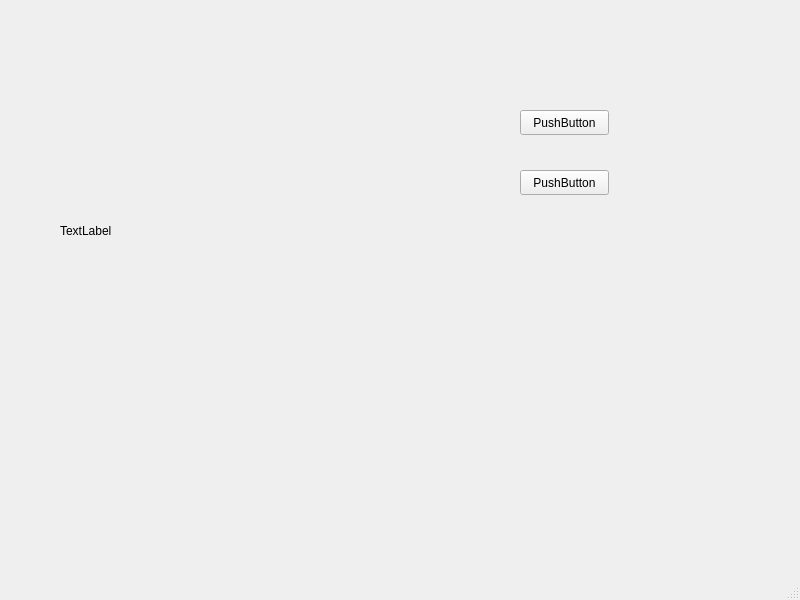
<?xml version="1.0" encoding="UTF-8"?>
<ui version="4.0">
 <class>MainWindow</class>
 <widget class="QMainWindow" name="MainWindow">
  <property name="geometry">
   <rect>
    <x>0</x>
    <y>0</y>
    <width>800</width>
    <height>600</height>
   </rect>
  </property>
  <property name="windowTitle">
   <string>MainWindow</string>
  </property>
  <widget class="QWidget" name="centralwidget">
   <widget class="QLabel" name="label">
    <property name="geometry">
     <rect>
      <x>60</x>
      <y>50</y>
      <width>321</width>
      <height>361</height>
     </rect>
    </property>
    <property name="text">
     <string>TextLabel</string>
    </property>
   </widget>
   <widget class="QPushButton" name="pushButton">
    <property name="geometry">
     <rect>
      <x>520</x>
      <y>110</y>
      <width>89</width>
      <height>25</height>
     </rect>
    </property>
    <property name="text">
     <string>PushButton</string>
    </property>
   </widget>
   <widget class="QPushButton" name="pushButton_2">
    <property name="geometry">
     <rect>
      <x>520</x>
      <y>170</y>
      <width>89</width>
      <height>25</height>
     </rect>
    </property>
    <property name="text">
     <string>PushButton</string>
    </property>
   </widget>
  </widget>
  <widget class="QMenuBar" name="menubar">
   <property name="geometry">
    <rect>
     <x>0</x>
     <y>0</y>
     <width>800</width>
     <height>22</height>
    </rect>
   </property>
  </widget>
  <widget class="QStatusBar" name="statusbar"/>
 </widget>
 <resources/>
 <connections/>
</ui>
